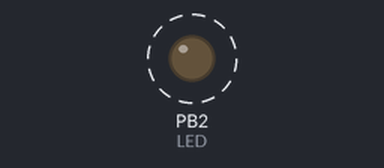
Simulated run of this program. Board: ATmega328P, built with avr-gcc and emulated at 16 MHz. Shown: output pins drawn as LEDs (lit = HIGH). Dashed ring = blinking.

Above: at 0.2 s.
Timing chart, 0 to 3.0 s (numbered marks = the images above):
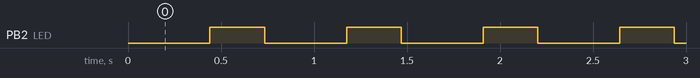

The program:

main.cpp
```cpp
/*
 * Timers_Part1_Task1.cpp
 *
 * Created: 3/22/2019 6:17:48 PM
 * Author : Benjamin Johnson
 * Student #: 5003284489
 * Email: johnsb18@unlv.nevada.edu
 */

#define F_CPU 16000000UL
#include <avr/io.h>


int main(void)
{
    DDRB |= (1<<2);		// set PORTB.2 for output (LED)
	TCCR0A = 0;			// normal operation
	TCCR0B |= (1<<CS02) | (1<<CS00); // prescaler = 1024
	int count = 0;		// overflow counter


    while (1) {
		count = 0;					// reset counter
		TCNT0 = 0x00;				// reset timer
		while (count < 27){			// loop until 60% DC is met
			if(TCNT0 == 0xFF){		// if timer overflows
				count++;			// increment counter
				TCNT0 = 0x00;		// reset timer
			}
		}
		PORTB ^= (1<<2);			// toggle LED off
		count = 0;					// reset counter
		TCNT0 = 0x00;				// reset timer
		while (count < 18){			// loop until remaining 40% DC is met
			if(TCNT0 == 0xFF){		// if timer overflows
				count++;			// increment counter
				TCNT0 = 0x00;		// reset timer
			}
		}
		PORTB ^= (1<<2);			// toggle LED on
    }
}
```

Measured:
- by itself, PB2 (LED): alternates HIGH for 0.29 s and LOW for 0.44 s
